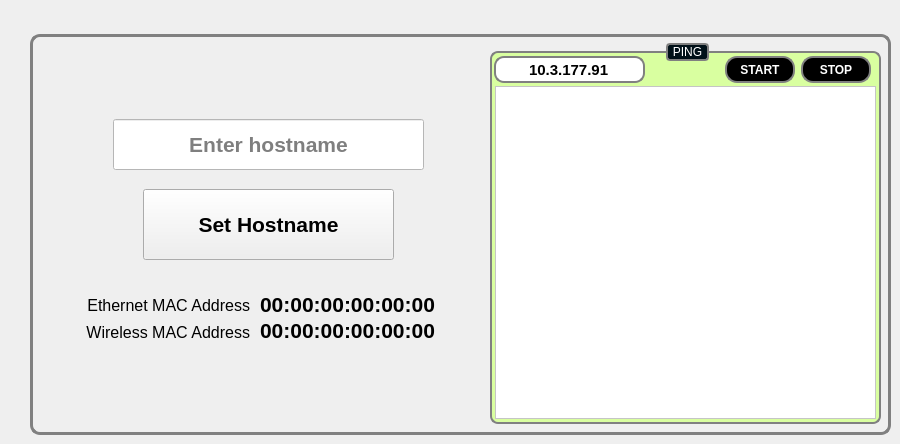
   <widget class="QWidget" name="tab">
    <attribute name="title">
     <string>Host</string>
    </attribute>
    <widget class="QGroupBox" name="hostGroupBox">
     <property name="geometry">
      <rect>
       <x>30</x>
       <y>34</y>
       <width>861</width>
       <height>401</height>
      </rect>
     </property>
     <property name="styleSheet">
      <string notr="true">QGroupBox#hostGroupBox{
	background: url(:/images/brushedSteelSheet.png);
border-color: rgb(118, 118, 118);
border-radius: 10px;
border: 3px solid gray;
}</string>
     </property>
     <property name="title">
      <string/>
     </property>
     <widget class="QLineEdit" name="hostnameLineEdit">
      <property name="geometry">
       <rect>
        <x>83</x>
        <y>85</y>
        <width>311</width>
        <height>51</height>
       </rect>
      </property>
      <property name="font">
       <font>
        <pointsize>16</pointsize>
        <weight>75</weight>
        <bold>true</bold>
       </font>
      </property>
      <property name="focusPolicy">
       <enum>Qt::StrongFocus</enum>
      </property>
      <property name="styleSheet">
       <string notr="true">QLineEdit#hostnameLineEdit{
color: rgb(0,0,0);
background:white;
}</string>
      </property>
      <property name="maxLength">
       <number>60</number>
      </property>
      <property name="alignment">
       <set>Qt::AlignCenter</set>
      </property>
      <property name="placeholderText">
       <string>Enter hostname</string>
      </property>
     </widget>
     <widget class="QPushButton" name="setHostnameBut">
      <property name="geometry">
       <rect>
        <x>113</x>
        <y>155</y>
        <width>251</width>
        <height>71</height>
       </rect>
      </property>
      <property name="font">
       <font>
        <pointsize>16</pointsize>
        <weight>75</weight>
        <bold>true</bold>
       </font>
      </property>
      <property name="styleSheet">
       <string notr="true"/>
      </property>
      <property name="text">
       <string>Set Hostname</string>
      </property>
     </widget>
     <widget class="QLabel" name="ethernetMACAddressLabel">
      <property name="geometry">
       <rect>
        <x>230</x>
        <y>253</y>
        <width>184</width>
        <height>35</height>
       </rect>
      </property>
      <property name="font">
       <font>
        <pointsize>16</pointsize>
        <weight>75</weight>
        <bold>true</bold>
       </font>
      </property>
      <property name="styleSheet">
       <string notr="true">color:rgb(0, 0, 0);
background:transparent;</string>
      </property>
      <property name="text">
       <string>00:00:00:00:00:00</string>
      </property>
      <property name="alignment">
       <set>Qt::AlignLeading|Qt::AlignLeft|Qt::AlignVCenter</set>
      </property>
     </widget>
     <widget class="QLabel" name="mac1Label">
      <property name="geometry">
       <rect>
        <x>19</x>
        <y>261</y>
        <width>201</width>
        <height>20</height>
       </rect>
      </property>
      <property name="font">
       <font>
        <pointsize>12</pointsize>
       </font>
      </property>
      <property name="styleSheet">
       <string notr="true">color:rgb(0, 0, 0);
background:transparent;</string>
      </property>
      <property name="text">
       <string>Ethernet MAC Address</string>
      </property>
      <property name="alignment">
       <set>Qt::AlignRight|Qt::AlignTrailing|Qt::AlignVCenter</set>
      </property>
     </widget>
     <widget class="QLabel" name="wirelessMACAddressLabel">
      <property name="geometry">
       <rect>
        <x>230</x>
        <y>279</y>
        <width>184</width>
        <height>35</height>
       </rect>
      </property>
      <property name="font">
       <font>
        <pointsize>16</pointsize>
        <weight>75</weight>
        <bold>true</bold>
       </font>
      </property>
      <property name="styleSheet">
       <string notr="true">color:rgb(0, 0, 0);
background:transparent;</string>
      </property>
      <property name="text">
       <string>00:00:00:00:00:00</string>
      </property>
      <property name="alignment">
       <set>Qt::AlignLeading|Qt::AlignLeft|Qt::AlignVCenter</set>
      </property>
     </widget>
     <widget class="QLabel" name="mac2Label">
      <property name="geometry">
       <rect>
        <x>19</x>
        <y>288</y>
        <width>201</width>
        <height>20</height>
       </rect>
      </property>
      <property name="font">
       <font>
        <pointsize>12</pointsize>
       </font>
      </property>
      <property name="styleSheet">
       <string notr="true">color:rgb(0, 0, 0);
background:transparent;</string>
      </property>
      <property name="text">
       <string>Wireless MAC Address</string>
      </property>
      <property name="alignment">
       <set>Qt::AlignRight|Qt::AlignTrailing|Qt::AlignVCenter</set>
      </property>
     </widget>
     <widget class="QGroupBox" name="pingGroupBox">
      <property name="geometry">
       <rect>
        <x>460</x>
        <y>9</y>
        <width>391</width>
        <height>381</height>
       </rect>
      </property>
      <property name="styleSheet">
       <string notr="true">QGroupBox#pingGroupBox{
	border: 2px solid gray;
	border-radius: 8px;
    color: rgb(0,0,0);
	margin-top: 8px;
	background: rgb(217,255,160); 
}
QGroupBox::title {
     subcontrol-origin: margin;
     subcontrol-position: top center; /* position at the top center */
     padding: 0 3px;
     background-color: qlineargradient(x1: 0, y1: 0, x2: 0, y2: 1,
                                       stop: 0 #FF0ECE, stop: 1 #FFFFFF);
	background: rgb(0, 16, 24);
	color: rgb(255,255,255);
	border: 2px solid gray;
	border-radius: 4px;
 }</string>
      </property>
      <property name="title">
       <string>PING</string>
      </property>
      <widget class="QLineEdit" name="pingIPLineEdit">
       <property name="geometry">
        <rect>
         <x>4</x>
         <y>13</y>
         <width>151</width>
         <height>27</height>
        </rect>
       </property>
       <property name="font">
        <font>
         <pointsize>11</pointsize>
         <weight>75</weight>
         <bold>true</bold>
        </font>
       </property>
       <property name="focusPolicy">
        <enum>Qt::StrongFocus</enum>
       </property>
       <property name="styleSheet">
        <string notr="true">border-radius: 10px;
border: 2px solid gray;
background:white;</string>
       </property>
       <property name="text">
        <string>10.3.177.91</string>
       </property>
       <property name="alignment">
        <set>Qt::AlignCenter</set>
       </property>
       <property name="placeholderText">
        <string>Enter IP Address</string>
       </property>
      </widget>
      <widget class="QPushButton" name="startPingBut">
       <property name="geometry">
        <rect>
         <x>235</x>
         <y>13</y>
         <width>70</width>
         <height>27</height>
        </rect>
       </property>
       <property name="sizePolicy">
        <sizepolicy hsizetype="Fixed" vsizetype="Fixed">
         <horstretch>70</horstretch>
         <verstretch>27</verstretch>
        </sizepolicy>
       </property>
       <property name="minimumSize">
        <size>
         <width>70</width>
         <height>27</height>
        </size>
       </property>
       <property name="maximumSize">
        <size>
         <width>70</width>
         <height>27</height>
        </size>
       </property>
       <property name="font">
        <font>
         <pointsize>9</pointsize>
         <weight>75</weight>
         <bold>true</bold>
        </font>
       </property>
       <property name="styleSheet">
        <string notr="true">QPushButton#startPingBut{
border-radius: 12px;
color: rgb(255,255,255);
border: 2px solid gray;
background: rgb(0,0,0);
}</string>
       </property>
       <property name="text">
        <string>START</string>
       </property>
      </widget>
      <widget class="QPushButton" name="stopPingBut">
       <property name="geometry">
        <rect>
         <x>311</x>
         <y>13</y>
         <width>70</width>
         <height>27</height>
        </rect>
       </property>
       <property name="sizePolicy">
        <sizepolicy hsizetype="Fixed" vsizetype="Fixed">
         <horstretch>70</horstretch>
         <verstretch>27</verstretch>
        </sizepolicy>
       </property>
       <property name="minimumSize">
        <size>
         <width>70</width>
         <height>27</height>
        </size>
       </property>
       <property name="maximumSize">
        <size>
         <width>70</width>
         <height>27</height>
        </size>
       </property>
       <property name="font">
        <font>
         <pointsize>9</pointsize>
         <weight>75</weight>
         <italic>false</italic>
         <bold>true</bold>
        </font>
       </property>
       <property name="styleSheet">
        <string notr="true">border-radius: 12px;
color: rgb(255,255,255);
background: rgb(0,0,0);
border: 2px solid gray;</string>
       </property>
       <property name="text">
        <string>STOP</string>
       </property>
      </widget>
      <widget class="QListWidget" name="pingResultsList">
       <property name="geometry">
        <rect>
         <x>5</x>
         <y>43</y>
         <width>381</width>
         <height>333</height>
        </rect>
       </property>
       <property name="font">
        <font>
         <pointsize>8</pointsize>
        </font>
       </property>
       <property name="styleSheet">
        <string notr="true">color: rgb(0,0,0);
background:white;</string>
       </property>
      </widget>
     </widget>
    </widget>
   </widget>
